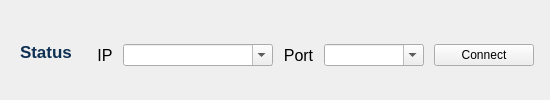
        <widget class="QFrame" name="frame_4">
         <property name="frameShape">
          <enum>QFrame::NoFrame</enum>
         </property>
         <property name="frameShadow">
          <enum>QFrame::Raised</enum>
         </property>
         <layout class="QHBoxLayout" name="horizontalLayout_4">
          <item>
           <widget class="QFrame" name="frame_6">
            <property name="frameShape">
             <enum>QFrame::NoFrame</enum>
            </property>
            <property name="frameShadow">
             <enum>QFrame::Raised</enum>
            </property>
            <layout class="QHBoxLayout" name="horizontalLayout_5">
             <property name="bottomMargin">
              <number>5</number>
             </property>
             <item>
              <widget class="QLabel" name="menuLabel">
               <property name="font">
                <font>
                 <pointsize>13</pointsize>
                 <weight>75</weight>
                 <bold>true</bold>
                </font>
               </property>
               <property name="styleSheet">
                <string notr="true">color: rgb(52, 101, 164);
color: rgb(14, 48, 83);</string>
               </property>
               <property name="text">
                <string>Status</string>
               </property>
              </widget>
             </item>
            </layout>
           </widget>
          </item>
          <item>
           <widget class="QFrame" name="frame_8">
            <property name="styleSheet">
             <string notr="true"/>
            </property>
            <property name="frameShape">
             <enum>QFrame::NoFrame</enum>
            </property>
            <property name="frameShadow">
             <enum>QFrame::Raised</enum>
            </property>
            <layout class="QHBoxLayout" name="horizontalLayout_3">
             <property name="spacing">
              <number>10</number>
             </property>
             <property name="leftMargin">
              <number>10</number>
             </property>
             <property name="topMargin">
              <number>15</number>
             </property>
             <property name="rightMargin">
              <number>5</number>
             </property>
             <property name="bottomMargin">
              <number>5</number>
             </property>
             <item>
              <widget class="QLabel" name="ipLabel">
               <property name="font">
                <font>
                 <pointsize>12</pointsize>
                </font>
               </property>
               <property name="text">
                <string>IP</string>
               </property>
               <property name="alignment">
                <set>Qt::AlignCenter</set>
               </property>
              </widget>
             </item>
             <item alignment="Qt::AlignLeft">
              <widget class="QComboBox" name="ComboBox_IpAddressOBU">
               <property name="sizePolicy">
                <sizepolicy hsizetype="Preferred" vsizetype="Fixed">
                 <horstretch>0</horstretch>
                 <verstretch>0</verstretch>
                </sizepolicy>
               </property>
               <property name="minimumSize">
                <size>
                 <width>150</width>
                 <height>0</height>
                </size>
               </property>
               <property name="editable">
                <bool>true</bool>
               </property>
              </widget>
             </item>
             <item>
              <widget class="QLabel" name="portLabel">
               <property name="font">
                <font>
                 <pointsize>12</pointsize>
                </font>
               </property>
               <property name="text">
                <string>Port</string>
               </property>
               <property name="alignment">
                <set>Qt::AlignCenter</set>
               </property>
              </widget>
             </item>
             <item alignment="Qt::AlignLeft">
              <widget class="QComboBox" name="ComboBox_PortOBU">
               <property name="sizePolicy">
                <sizepolicy hsizetype="Preferred" vsizetype="Fixed">
                 <horstretch>0</horstretch>
                 <verstretch>0</verstretch>
                </sizepolicy>
               </property>
               <property name="minimumSize">
                <size>
                 <width>100</width>
                 <height>0</height>
                </size>
               </property>
               <property name="editable">
                <bool>true</bool>
               </property>
              </widget>
             </item>
             <item alignment="Qt::AlignRight">
              <widget class="QPushButton" name="connectBtn">
               <property name="enabled">
                <bool>true</bool>
               </property>
               <property name="sizePolicy">
                <sizepolicy hsizetype="Preferred" vsizetype="Fixed">
                 <horstretch>0</horstretch>
                 <verstretch>0</verstretch>
                </sizepolicy>
               </property>
               <property name="minimumSize">
                <size>
                 <width>100</width>
                 <height>0</height>
                </size>
               </property>
               <property name="styleSheet">
                <string notr="true"/>
               </property>
               <property name="text">
                <string>Connect</string>
               </property>
               <property name="icon">
                <iconset resource="material_theme/resources.qrc">
                 <normaloff>:/icon/icons-white/link-2.svg</normaloff>:/icon/icons-white/link-2.svg</iconset>
               </property>
               <property name="autoDefault">
                <bool>false</bool>
               </property>
               <property name="default">
                <bool>false</bool>
               </property>
               <property name="flat">
                <bool>false</bool>
               </property>
              </widget>
             </item>
            </layout>
           </widget>
          </item>
         </layout>
        </widget>
